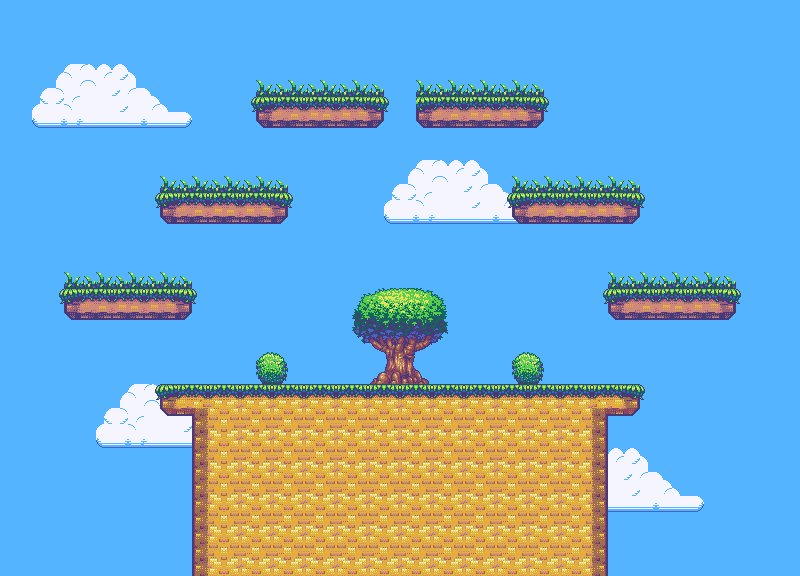

The image is a tile-based game level rendered from a .tmx file. Its description and complete source (layers, tilesets, objects, tile grids) follow:
An orthogonal 25x18 tile map with 32x32 px tiles, 3 tile layers (fond, deco, calque1) and 11 objects (7x ChainShape, 4x Spawn).

<map version="1.4" tiledversion="1.4.2" orientation="orthogonal" renderorder="right-down" width="25" height="18" tilewidth="32" tileheight="32" infinite="0" nextlayerid="5" nextobjectid="19">
 <tileset firstgid="1" source="Tiles.tsx" />
 <layer id="1" name="fond" width="25" height="18">
  <data encoding="csv">
32,32,32,32,32,32,32,32,32,32,32,32,32,32,32,32,32,32,32,32,32,32,32,32,32,
32,32,32,32,32,32,32,32,32,32,32,32,32,32,32,32,32,32,32,32,32,32,32,32,32,
32,32,32,32,32,32,32,32,32,32,32,32,32,32,32,32,32,32,32,32,32,32,32,32,32,
32,32,32,32,32,32,32,32,32,32,32,32,32,32,32,32,32,32,32,32,32,32,32,32,32,
32,32,32,32,32,32,32,32,32,32,32,32,32,32,32,32,32,32,32,32,32,32,32,32,32,
32,32,32,32,32,32,32,32,32,32,32,32,32,32,32,32,32,32,32,32,32,32,32,32,32,
32,32,32,32,32,32,32,32,32,32,32,32,32,32,32,32,32,32,32,32,32,32,32,32,32,
32,32,32,32,32,32,32,32,32,32,32,32,32,32,32,32,32,32,32,32,32,32,32,32,32,
32,32,32,32,32,32,32,32,32,32,32,32,32,32,32,32,32,32,32,32,32,32,32,32,32,
32,32,32,32,32,32,32,32,32,32,32,32,32,32,32,32,32,32,32,32,32,32,32,32,32,
32,32,32,32,32,32,32,32,32,32,32,32,32,32,32,32,32,32,32,32,32,32,32,32,32,
32,32,32,32,32,32,32,32,32,32,32,32,32,32,32,32,32,32,32,32,32,32,32,32,32,
32,32,32,32,32,32,32,32,32,32,32,32,32,32,32,32,32,32,32,32,32,32,32,32,32,
32,32,32,32,32,32,32,32,32,32,32,32,32,32,32,32,32,32,32,32,32,32,32,32,32,
32,32,32,32,32,32,32,32,32,32,32,32,32,32,32,32,32,32,32,32,32,32,32,32,32,
32,32,32,32,32,32,32,32,32,32,32,32,32,32,32,32,32,32,32,32,32,32,32,32,32,
32,32,32,32,32,32,32,32,32,32,32,32,32,32,32,32,32,32,32,32,32,32,32,32,32,
32,32,32,32,32,32,32,32,32,32,32,32,32,32,32,32,32,32,32,32,32,32,32,32,32
</data>
 </layer>
 <layer id="3" name="deco" width="25" height="18">
  <data encoding="csv">
0,0,0,0,0,0,0,0,0,0,0,0,0,0,0,0,0,0,0,0,0,0,0,0,0,
0,0,0,0,0,0,0,0,0,0,0,0,0,0,0,0,0,0,0,0,0,0,0,0,0,
0,206,207,208,209,210,0,0,182,182,182,182,0,182,182,182,182,0,0,0,0,0,0,0,0,
0,218,219,220,221,222,0,0,0,0,0,0,0,0,0,0,0,0,0,0,0,0,0,0,0,
0,0,0,0,0,0,0,0,0,0,0,0,0,0,0,0,0,0,0,0,0,0,0,0,0,
0,0,0,0,0,182,182,182,182,0,0,0,206,207,208,209,182,182,182,182,0,0,0,0,0,
0,0,0,0,0,0,0,0,0,0,0,0,218,219,220,221,222,0,0,0,0,0,0,0,0,
0,0,0,0,0,0,0,0,0,0,0,0,0,0,0,0,0,0,0,0,0,0,0,0,0,
0,0,182,182,182,182,0,0,0,0,0,0,0,0,0,0,0,0,0,182,182,182,182,0,0,
0,0,0,0,0,0,0,0,0,0,0,162,163,164,0,0,0,0,0,0,0,0,0,0,0,
0,0,0,0,0,0,0,0,0,0,0,174,175,176,0,0,0,0,0,0,0,0,0,0,0,
0,0,0,0,0,0,0,0,183,0,0,186,187,188,0,0,183,0,0,0,0,0,0,0,0,
0,0,0,206,207,208,209,210,0,0,0,0,0,0,0,0,0,0,0,0,0,0,0,0,0,
0,0,0,218,219,220,221,222,0,0,0,0,0,0,0,0,0,0,0,0,0,0,0,0,0,
0,0,0,0,0,0,0,0,0,0,0,0,0,0,0,0,0,206,207,208,209,210,0,0,0,
0,0,0,0,0,0,0,0,0,0,0,0,0,0,0,0,0,218,219,220,221,222,0,0,0,
0,0,0,0,0,0,0,0,0,0,0,0,0,0,0,0,0,0,0,0,0,0,0,0,0,
0,0,0,0,0,0,0,0,0,0,0,0,0,0,0,0,0,0,0,0,0,0,0,0,0
</data>
 </layer>
 <objectgroup id="4" name="objects">
  <object id="1" name="Spawn1" type="Spawn" x="177.875" y="371.809" />
  <object id="2" name="Spawn2" type="Spawn" x="605.271" y="180.346" />
  <object id="3" name="Spawn3" type="Spawn" x="281.636" y="83.9967" />
  <object id="4" name="Spawn4" type="Spawn" x="594.153" y="371.809" />
  <object id="12" type="ChainShape" x="192.5" y="575">
   <properties>
    <property name="CheckMask" value="player" />
    <property name="SelfFlags" value="platforms" />
   </properties>
   <polygon points="0,0 -0.5,-159 -32.5,-159 -32.5,-191 447.5,-191 447.5,-159 415.5,-159 415.5,1" />
  </object>
  <object id="13" type="ChainShape" x="64" y="288">
   <properties>
    <property name="CheckMask" value="player" />
    <property name="SelfFlags" value="platforms" />
   </properties>
   <polygon points="0,0 128,0 128,32 0,32 0,0" />
  </object>
  <object id="14" type="ChainShape" x="160" y="192">
   <properties>
    <property name="CheckMask" value="player" />
    <property name="SelfFlags" value="platforms" />
   </properties>
   <polygon points="0,0 128,0 128,32 0,32 0,0" />
  </object>
  <object id="15" type="ChainShape" x="608" y="288">
   <properties>
    <property name="CheckMask" value="player" />
    <property name="SelfFlags" value="platforms" />
   </properties>
   <polygon points="0,0 128,0 128,32 0,32 0,0" />
  </object>
  <object id="16" type="ChainShape" x="512" y="192">
   <properties>
    <property name="CheckMask" value="player" />
    <property name="SelfFlags" value="platforms" />
   </properties>
   <polygon points="0,0 128,0 128,32 0,32 0,0" />
  </object>
  <object id="17" type="ChainShape" x="416" y="96">
   <properties>
    <property name="CheckMask" value="player" />
    <property name="SelfFlags" value="platforms" />
   </properties>
   <polygon points="0,0 128,0 128,32 0,32 0,0" />
  </object>
  <object id="18" type="ChainShape" x="256" y="96">
   <properties>
    <property name="CheckMask" value="player" />
    <property name="SelfFlags" value="platforms" />
   </properties>
   <polygon points="0,0 128,0 128,32 0,32 0,0" />
  </object>
 </objectgroup>
 <layer id="2" name="calque1" width="25" height="18">
  <data encoding="csv">
0,0,0,0,0,0,0,0,0,0,0,0,0,0,0,0,0,0,0,0,0,0,0,0,0,
0,0,0,0,0,0,0,0,0,0,0,0,0,0,0,0,0,0,0,0,0,0,0,0,0,
0,0,0,0,0,0,0,0,0,0,0,0,0,0,0,0,0,0,0,0,0,0,0,0,0,
0,0,0,0,0,0,0,2,51,81,81,56,57,51,81,81,56,57,0,0,0,0,0,0,0,
0,0,0,0,0,0,0,0,0,0,0,0,0,0,0,0,0,0,0,0,0,0,0,0,0,
0,0,0,0,0,0,0,0,0,0,0,0,0,0,0,0,0,0,0,0,0,0,0,0,0,
0,0,0,0,2,51,81,81,56,57,0,0,0,0,0,2,51,81,81,56,57,0,0,0,0,
0,0,0,0,0,0,0,0,0,0,0,0,0,0,0,0,0,0,0,0,0,0,0,0,0,
0,0,0,0,0,0,0,0,0,0,0,0,0,0,0,0,0,0,0,0,0,0,0,0,0,
0,2,51,81,81,56,57,0,0,0,0,0,0,0,0,0,0,0,2,51,81,81,56,57,0,
0,0,0,0,0,0,0,0,0,0,0,0,0,0,0,0,0,0,0,0,0,0,0,0,0,
0,0,0,0,0,0,0,0,0,0,0,0,0,0,0,0,0,0,0,0,0,0,0,0,0,
0,0,0,0,2,3,4,5,5,5,5,5,5,5,5,5,5,5,7,8,9,0,0,0,0,
0,0,0,0,0,0,16,17,18,17,18,17,18,17,18,17,18,17,19,0,0,0,0,0,0,
0,0,0,0,0,0,16,17,18,17,18,17,18,17,18,17,18,17,19,0,0,0,0,0,0,
0,0,0,0,0,0,16,17,18,17,18,17,18,17,18,17,18,17,19,0,0,0,0,0,0,
0,0,0,0,0,0,16,17,18,17,18,17,18,17,18,17,18,17,19,0,0,0,0,0,0,
0,0,0,0,0,0,16,17,18,17,18,17,18,17,18,17,18,17,19,0,0,0,0,0,0
</data>
 </layer>
</map>
